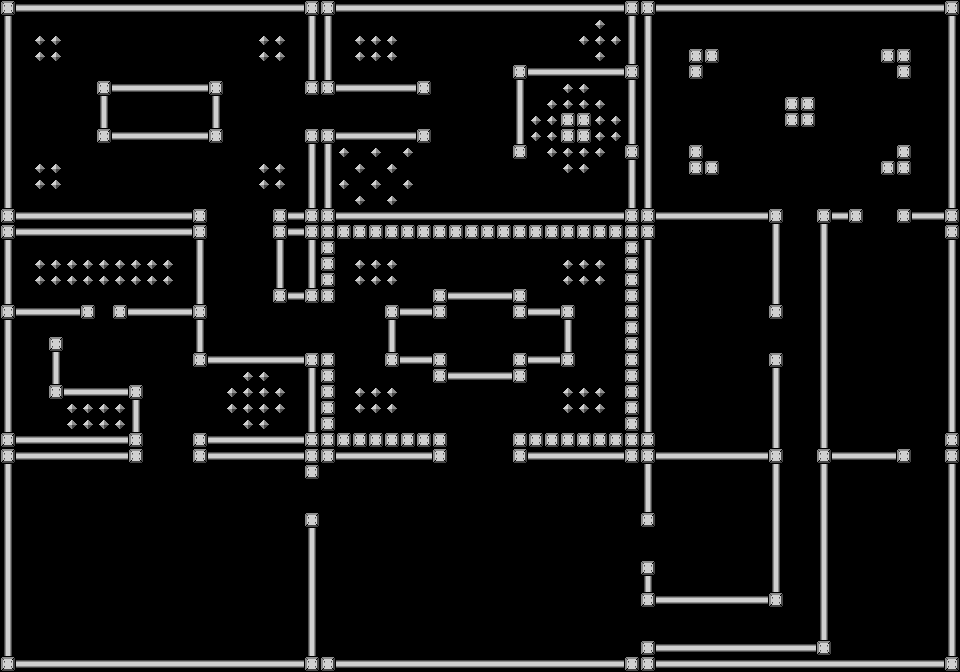

Tiled map render using the project's own tile images. Description and the whole map definition, tile-layer contents included, below:
An orthogonal 60x42 tile map with 16x16 px tiles, 1 tile layer (map_layer).

<map version="1.10" tiledversion="1.11.2" orientation="orthogonal" renderorder="right-down" width="60" height="42" tilewidth="16" tileheight="16" infinite="0" nextlayerid="2" nextobjectid="1">
 <tileset firstgid="1" source="level1_tiles.tsx" />
 <layer id="1" name="map_layer" width="60" height="42">
  <data encoding="csv">
1,3,3,3,3,3,3,3,3,3,3,3,3,3,3,3,3,3,3,1,1,3,3,3,3,3,3,3,3,3,3,3,3,3,3,3,3,3,3,1,1,3,3,3,3,3,3,3,3,3,3,3,3,3,3,3,3,3,3,1,
2,0,0,0,0,0,0,0,0,0,0,0,0,0,0,0,0,0,0,2,2,0,0,0,0,0,0,0,0,0,0,0,0,0,0,0,0,5,0,2,2,0,0,0,0,0,0,0,0,0,0,0,0,0,0,0,0,0,0,2,
2,0,5,5,0,0,0,0,0,0,0,0,0,0,0,0,5,5,0,2,2,0,5,5,5,0,0,0,0,0,0,0,0,0,0,0,5,5,5,2,2,0,0,0,0,0,0,0,0,0,0,0,0,0,0,0,0,0,0,2,
2,0,5,5,0,0,0,0,0,0,0,0,0,0,0,0,5,5,0,2,2,0,5,5,5,0,0,0,0,0,0,0,0,0,0,0,0,5,0,2,2,0,0,1,1,0,0,0,0,0,0,0,0,0,0,1,1,0,0,2,
2,0,0,0,0,0,0,0,0,0,0,0,0,0,0,0,0,0,0,2,2,0,0,0,0,0,0,0,0,0,0,0,1,3,3,3,3,3,3,1,2,0,0,1,0,0,0,0,0,0,0,0,0,0,0,0,1,0,0,2,
2,0,0,0,0,0,1,3,3,3,3,3,3,1,0,0,0,0,0,1,1,3,3,3,3,3,1,0,0,0,0,0,2,0,0,5,5,0,0,2,2,0,0,0,0,0,0,0,0,0,0,0,0,0,0,0,0,0,0,2,
2,0,0,0,0,0,2,0,0,0,0,0,0,2,0,0,0,0,0,0,0,0,0,0,0,0,0,0,0,0,0,0,2,0,5,5,5,5,0,2,2,0,0,0,0,0,0,0,0,1,1,0,0,0,0,0,0,0,0,2,
2,0,0,0,0,0,2,0,0,0,0,0,0,2,0,0,0,0,0,0,0,0,0,0,0,0,0,0,0,0,0,0,2,5,5,1,1,5,5,2,2,0,0,0,0,0,0,0,0,1,1,0,0,0,0,0,0,0,0,2,
2,0,0,0,0,0,1,3,3,3,3,3,3,1,0,0,0,0,0,1,1,3,3,3,3,3,1,0,0,0,0,0,2,5,5,1,1,5,5,2,2,0,0,0,0,0,0,0,0,0,0,0,0,0,0,0,0,0,0,2,
2,0,0,0,0,0,0,0,0,0,0,0,0,0,0,0,0,0,0,2,2,5,0,5,0,5,0,0,0,0,0,0,1,0,5,5,5,5,0,1,2,0,0,1,0,0,0,0,0,0,0,0,0,0,0,0,1,0,0,2,
2,0,5,5,0,0,0,0,0,0,0,0,0,0,0,0,5,5,0,2,2,0,5,0,5,0,0,0,0,0,0,0,0,0,0,5,5,0,0,2,2,0,0,1,1,0,0,0,0,0,0,0,0,0,0,1,1,0,0,2,
2,0,5,5,0,0,0,0,0,0,0,0,0,0,0,0,5,5,0,2,2,5,0,5,0,5,0,0,0,0,0,0,0,0,0,0,0,0,0,2,2,0,0,0,0,0,0,0,0,0,0,0,0,0,0,0,0,0,0,2,
2,0,0,0,0,0,0,0,0,0,0,0,0,0,0,0,0,0,0,2,2,0,5,0,5,0,0,0,0,0,0,0,0,0,0,0,0,0,0,2,2,0,0,0,0,0,0,0,0,0,0,0,0,0,0,0,0,0,0,2,
1,3,3,3,3,3,3,3,3,3,3,3,1,0,0,0,0,1,3,1,1,3,3,3,3,3,3,3,3,3,3,3,3,3,3,3,3,3,3,1,1,3,3,3,3,3,3,3,1,0,0,1,3,1,0,0,1,3,3,1,
1,3,3,3,3,3,3,3,3,3,3,3,1,0,0,0,0,1,3,1,1,1,1,1,1,1,1,1,1,1,1,1,1,1,1,1,1,1,1,1,1,0,0,0,0,0,0,0,2,0,0,2,0,0,0,0,0,0,0,1,
2,0,0,0,0,0,0,0,0,0,0,0,2,0,0,0,0,2,0,2,1,0,0,0,0,0,0,0,0,0,0,0,0,0,0,0,0,0,0,1,2,0,0,0,0,0,0,0,2,0,0,2,0,0,0,0,0,0,0,2,
2,0,5,5,5,5,5,5,5,5,5,0,2,0,0,0,0,2,0,2,1,0,5,5,5,0,0,0,0,0,0,0,0,0,0,5,5,5,0,1,2,0,0,0,0,0,0,0,2,0,0,2,0,0,0,0,0,0,0,2,
2,0,5,5,5,5,5,5,5,5,5,0,2,0,0,0,0,2,0,2,1,0,5,5,5,0,0,0,0,0,0,0,0,0,0,5,5,5,0,1,2,0,0,0,0,0,0,0,2,0,0,2,0,0,0,0,0,0,0,2,
2,0,0,0,0,0,0,0,0,0,0,0,2,0,0,0,0,1,3,1,1,0,0,0,0,0,0,1,3,3,3,3,1,0,0,0,0,0,0,1,2,0,0,0,0,0,0,0,2,0,0,2,0,0,0,0,0,0,0,2,
1,3,3,3,3,1,0,1,3,3,3,3,1,0,0,0,0,0,0,0,0,0,0,0,1,3,3,1,0,0,0,0,1,3,3,1,0,0,0,1,2,0,0,0,0,0,0,0,1,0,0,2,0,0,0,0,0,0,0,2,
2,0,0,0,0,0,0,0,0,0,0,0,2,0,0,0,0,0,0,0,0,0,0,0,2,0,0,0,0,0,0,0,0,0,0,2,0,0,0,1,2,0,0,0,0,0,0,0,0,0,0,2,0,0,0,0,0,0,0,2,
2,0,0,1,0,0,0,0,0,0,0,0,2,0,0,0,0,0,0,0,0,0,0,0,2,0,0,0,0,0,0,0,0,0,0,2,0,0,0,1,2,0,0,0,0,0,0,0,0,0,0,2,0,0,0,0,0,0,0,2,
2,0,0,2,0,0,0,0,0,0,0,0,1,3,3,3,3,3,3,1,1,0,0,0,1,3,3,1,0,0,0,0,1,3,3,1,0,0,0,1,2,0,0,0,0,0,0,0,1,0,0,2,0,0,0,0,0,0,0,2,
2,0,0,2,0,0,0,0,0,0,0,0,0,0,0,5,5,0,0,2,1,0,0,0,0,0,0,1,3,3,3,3,1,0,0,0,0,0,0,1,2,0,0,0,0,0,0,0,2,0,0,2,0,0,0,0,0,0,0,2,
2,0,0,1,3,3,3,3,1,0,0,0,0,0,5,5,5,5,0,2,1,0,5,5,5,0,0,0,0,0,0,0,0,0,0,5,5,5,0,1,2,0,0,0,0,0,0,0,2,0,0,2,0,0,0,0,0,0,0,2,
2,0,0,0,5,5,5,5,2,0,0,0,0,0,5,5,5,5,0,2,1,0,5,5,5,0,0,0,0,0,0,0,0,0,0,5,5,5,0,1,2,0,0,0,0,0,0,0,2,0,0,2,0,0,0,0,0,0,0,2,
2,0,0,0,5,5,5,5,2,0,0,0,0,0,0,5,5,0,0,2,1,0,0,0,0,0,0,0,0,0,0,0,0,0,0,0,0,0,0,1,2,0,0,0,0,0,0,0,2,0,0,2,0,0,0,0,0,0,0,2,
1,3,3,3,3,3,3,3,1,0,0,0,1,3,3,3,3,3,3,1,1,1,1,1,1,1,1,1,0,0,0,0,1,1,1,1,1,1,1,1,1,0,0,0,0,0,0,0,2,0,0,2,0,0,0,0,0,0,0,1,
1,3,3,3,3,3,3,3,1,0,0,0,1,3,3,3,3,3,3,1,1,3,3,3,3,3,3,1,0,0,0,0,1,3,3,3,3,3,3,1,1,3,3,3,3,3,3,3,1,0,0,1,3,3,3,3,1,0,0,1,
2,0,0,0,0,0,0,0,0,0,0,0,0,0,0,0,0,0,0,1,0,0,0,0,0,0,0,0,0,0,0,0,0,0,0,0,0,0,0,0,2,0,0,0,0,0,0,0,2,0,0,2,0,0,0,0,0,0,0,2,
2,0,0,0,0,0,0,0,0,0,0,0,0,0,0,0,0,0,0,0,0,0,0,0,0,0,0,0,0,0,0,0,0,0,0,0,0,0,0,0,2,0,0,0,0,0,0,0,2,0,0,2,0,0,0,0,0,0,0,2,
2,0,0,0,0,0,0,0,0,0,0,0,0,0,0,0,0,0,0,0,0,0,0,0,0,0,0,0,0,0,0,0,0,0,0,0,0,0,0,0,2,0,0,0,0,0,0,0,2,0,0,2,0,0,0,0,0,0,0,2,
2,0,0,0,0,0,0,0,0,0,0,0,0,0,0,0,0,0,0,1,0,0,0,0,0,0,0,0,0,0,0,0,0,0,0,0,0,0,0,0,1,0,0,0,0,0,0,0,2,0,0,2,0,0,0,0,0,0,0,2,
2,0,0,0,0,0,0,0,0,0,0,0,0,0,0,0,0,0,0,2,0,0,0,0,0,0,0,0,0,0,0,0,0,0,0,0,0,0,0,0,0,0,0,0,0,0,0,0,2,0,0,2,0,0,0,0,0,0,0,2,
2,0,0,0,0,0,0,0,0,0,0,0,0,0,0,0,0,0,0,2,0,0,0,0,0,0,0,0,0,0,0,0,0,0,0,0,0,0,0,0,0,0,0,0,0,0,0,0,2,0,0,2,0,0,0,0,0,0,0,2,
2,0,0,0,0,0,0,0,0,0,0,0,0,0,0,0,0,0,0,2,0,0,0,0,0,0,0,0,0,0,0,0,0,0,0,0,0,0,0,0,1,0,0,0,0,0,0,0,2,0,0,2,0,0,0,0,0,0,0,2,
2,0,0,0,0,0,0,0,0,0,0,0,0,0,0,0,0,0,0,2,0,0,0,0,0,0,0,0,0,0,0,0,0,0,0,0,0,0,0,0,2,0,0,0,0,0,0,0,2,0,0,2,0,0,0,0,0,0,0,2,
2,0,0,0,0,0,0,0,0,0,0,0,0,0,0,0,0,0,0,2,0,0,0,0,0,0,0,0,0,0,0,0,0,0,0,0,0,0,0,0,1,3,3,3,3,3,3,3,1,0,0,2,0,0,0,0,0,0,0,2,
2,0,0,0,0,0,0,0,0,0,0,0,0,0,0,0,0,0,0,2,0,0,0,0,0,0,0,0,0,0,0,0,0,0,0,0,0,0,0,0,0,0,0,0,0,0,0,0,0,0,0,2,0,0,0,0,0,0,0,2,
2,0,0,0,0,0,0,0,0,0,0,0,0,0,0,0,0,0,0,2,0,0,0,0,0,0,0,0,0,0,0,0,0,0,0,0,0,0,0,0,0,0,0,0,0,0,0,0,0,0,0,2,0,0,0,0,0,0,0,2,
2,0,0,0,0,0,0,0,0,0,0,0,0,0,0,0,0,0,0,2,0,0,0,0,0,0,0,0,0,0,0,0,0,0,0,0,0,0,0,0,1,3,3,3,3,3,3,3,3,3,3,1,0,0,0,0,0,0,0,2,
1,3,3,3,3,3,3,3,3,3,3,3,3,3,3,3,3,3,3,1,1,3,3,3,3,3,3,3,3,3,3,3,3,3,3,3,3,3,3,1,1,3,3,3,3,3,3,3,3,3,3,3,3,3,3,3,3,3,3,1
</data>
 </layer>
</map>
